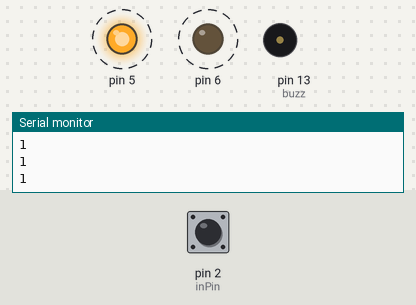
Bench run of a sketch on a simulated Arduino Uno, built with avr-gcc and run on an emulated ATmega328P. Shown: output pins drawn as LEDs (lit = HIGH), buzzer (waves = sounding), the last lines printed to the serial monitor. Dashed ring = blinking. Inputs (shaded band) come from the test bench; at power-on: pin 2 (inPin) HIGH.

Above: at 3.0 s.
3.1 s: pin 2 (inPin) pulled LOW for 1.35 s
At 4.2 s:
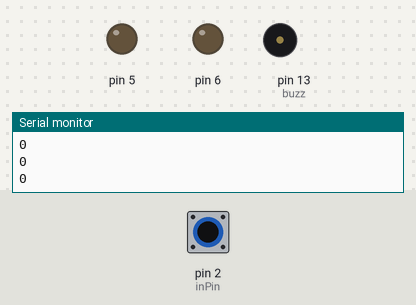
6.6 s: pin 2 (inPin) pulled LOW for 3.2 s
At 10.1 s:
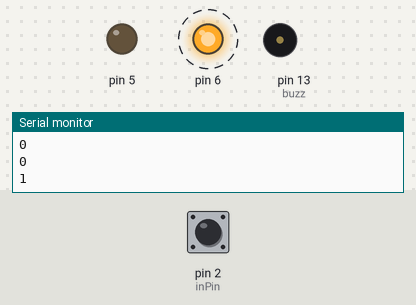
Timing chart, 0 to 17.3 s (numbered marks = the images above; inputs shaded):
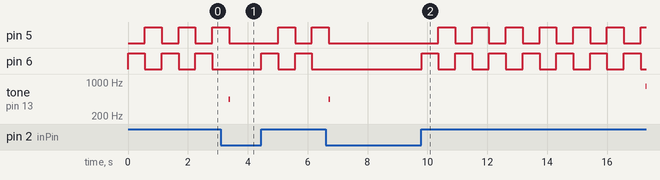

Measured:
- after the input at 3.1 s, tone on pin 13 (buzz): silent → 445 Hz after 0.27 s, → silent 0.05 s later
- after the input at 6.6 s, tone on pin 13 (buzz): silent → 445 Hz after 0.10 s, → silent 0.05 s later
- by itself, pin 5: repeats every 1.1 s: HIGH 0.56 s, LOW 0.56 s

The sketch:

Siren.ino
```cpp
int inPin = 2;  // the number of the input pin
int fireIn = 3;
int reading;           // the current reading from the input pin
int input=0;
int buzz=13; // Buzzer Pin
int j=3;
int k=12;

void setup() {
  Serial.begin(9600);
  pinMode(inPin, INPUT_PULLUP);
}

void loop() {

  reading = digitalRead(inPin);
  Serial.println(reading);


  if (reading == 1){
    one();
  }
  if (reading == 0){
    analogWrite(5,0);
    analogWrite(6,0);
  }


}

void one() {
  //This function produces the 1st siren sound with ON/OFF led transition.
  analogWrite(5,0);
  analogWrite(6,255);
  // Whoop up
  for(int hz = 440; hz < 1000; hz+=5){
    tone(buzz, hz, 50);
    delay(5);
  }
  analogWrite(6,0);
  analogWrite(5,255);
  // Whoop down
  for(int hz = 1000; hz > 440; hz-=5){
    tone(buzz, hz, 50);
    delay(5);
  }
  }
```
